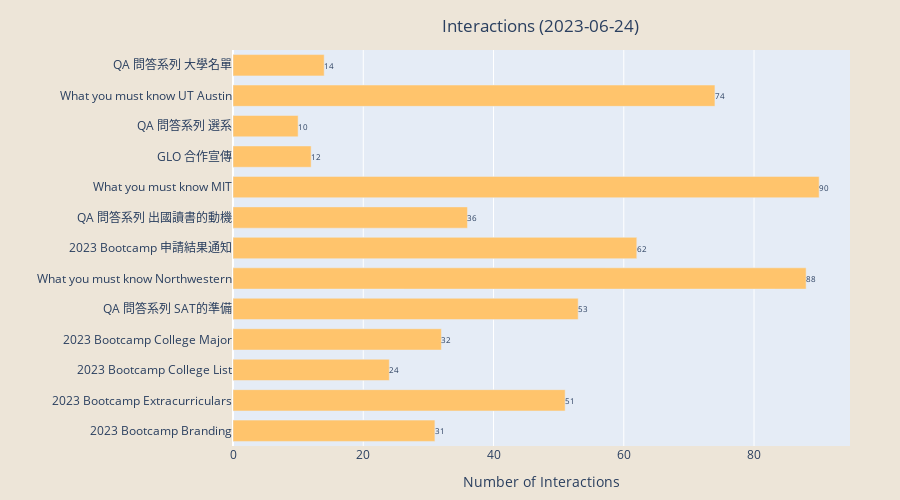

The notebook cell saved with this chart:
### Code cell
# Interactions
plt.figure(figsize=(10,6))
plt.barh(df["label"], width = df["interactions"], color = "#FFC46C") 
plt.title("Interactions " + f"({date.today()})")
plt.xlabel("Number of Interactions")
plt.rcParams['axes.facecolor'] = "#EDE5D8"
for index, value in enumerate(df["interactions"]):
    plt.text(value, index,
             str(value), fontsize = 8)
#plt.savefig(f'interactions_{date_format}.png', bbox_inches='tight')
#plt.show()

# Convert the Matplotlib bar plot to Plotly-compatible traces
data = go.Bar(
    y=df["label"],
    x=df["interactions"],
    orientation='h',
    marker=dict(color="#FFC46C"),
    name="Interactions"
)

# Create the layout for the plot
layout = go.Layout(
    title=dict(
    text="Interactions " + f"({date.today()})",
    x=0.6,  # Set the x-position of the title to the center of the plot
    y=0.96   # Set the y-position of the title (0 is the top, 1 is the bottom)
    ),
    xaxis=dict(title="Number of Interactions"),
    yaxis=dict(title=""),
    paper_bgcolor="#EDE5D8",
    yaxis_tickfont=dict(size=12),
    bargap=0.3,
    height = 500,
    margin=dict(l=50, r=50, t=50, b=50)
)

# Create the Figure object and add the data and layout
interactions_fig = go.Figure(data=data, layout=layout)

# Add text annotations to the bars
for i, value in enumerate(df["interactions"]):
    interactions_fig.add_annotation(
        x=value,
        y=df["label"][i],
        text="     " + str(value),
        font=dict(size=8),
        showarrow=False
    )

# Display the interactive plot
interactions_fig.show()
#pio.write_image(interactions_fig, f'saves_{date_format}.png')

### Figure 1 — Plotly figure (JSON) as saved in the notebook; plotly's stock layout.template omitted (floating-point values rounded to 4 significant figures)
{"data": [{"marker": {"color": "#FFC46C"}, "name": "Interactions", "orientation": "h", "type": "bar", "x": [31, 51, 24, 32, 53, 88, 62, 36, 90, 12, 10, 74, 14], "y": ["2023 Bootcamp Branding", "2023 Bootcamp Extracurriculars", "2023 Bootcamp College List", "2023 Bootcamp College Major", "QA 問答系列 SAT的準備", "What you must know Northwestern", "2023 Bootcamp 申請結果通知", "QA 問答系列 出國讀書的動機", "What you must know MIT", "GLO 合作宣傳", "QA 問答系列 選系", "What you must know UT Austin", "QA 問答系列 大學名單"]}], "layout": {"annotations": [{"font": {"size": 8}, "showarrow": false, "text": "     31", "x": 31, "y": "2023 Bootcamp Branding"}, {"font": {"size": 8}, "showarrow": false, "text": "     51", "x": 51, "y": "2023 Bootcamp Extracurriculars"}, {"font": {"size": 8}, "showarrow": false, "text": "     24", "x": 24, "y": "2023 Bootcamp College List"}, {"font": {"size": 8}, "showarrow": false, "text": "     32", "x": 32, "y": "2023 Bootcamp College Major"}, {"font": {"size": 8}, "showarrow": false, "text": "     53", "x": 53, "y": "QA 問答系列 SAT的準備"}, {"font": {"size": 8}, "showarrow": false, "text": "     88", "x": 88, "y": "What you must know Northwestern"}, {"font": {"size": 8}, "showarrow": false, "text": "     62", "x": 62, "y": "2023 Bootcamp 申請結果通知"}, {"font": {"size": 8}, "showarrow": false, "text": "     36", "x": 36, "y": "QA 問答系列 出國讀書的動機"}, {"font": {"size": 8}, "showarrow": false, "text": "     90", "x": 90, "y": "What you must know MIT"}, {"font": {"size": 8}, "showarrow": false, "text": "     12", "x": 12, "y": "GLO 合作宣傳"}, {"font": {"size": 8}, "showarrow": false, "text": "     10", "x": 10, "y": "QA 問答系列 選系"}, {"font": {"size": 8}, "showarrow": false, "text": "     74", "x": 74, "y": "What you must know UT Austin"}, {"font": {"size": 8}, "showarrow": false, "text": "     14", "x": 14, "y": "QA 問答系列 大學名單"}], "bargap": 0.3, "height": 500, "margin": {"b": 50, "l": 50, "r": 50, "t": 50}, "paper_bgcolor": "#EDE5D8", "title": {"text": "Interactions (2023-06-24)", "x": 0.6, "y": 0.96}, "xaxis": {"title": {"text": "Number of Interactions"}}, "yaxis": {"tickfont": {"size": 12}, "title": {"text": ""}}}}
